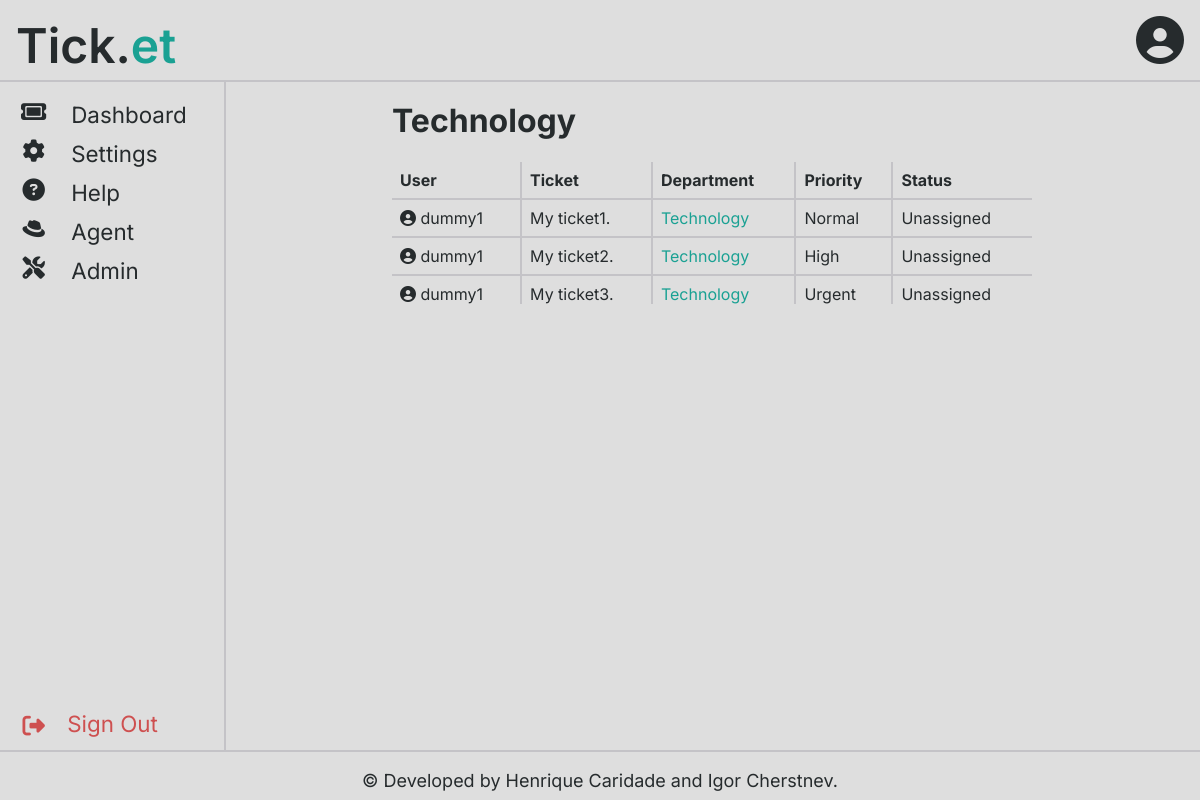
/pages/agent.php (signed in), run on the app's committed database.
### tables this page shows
CREATE TABLE Department(
    name STRING PRIMARY KEY NOT NULL,
    abbrev STRING UNIQUE NOT NULL
);

CREATE TABLE Ticket(
    id INTEGER PRIMARY KEY NOT NULL,
    publisher STRING NOT NULL REFERENCES User(username),
    department STRING NOT NULL REFERENCES Department(username),
    publishDate DATETIME NOT NULL,
    priority STRING NOT NULL CHECK (priority IN('Normal', 'High', 'Urgent')),
    subject STRING NOT NULL,
    text STRING NOT NULL
);

CREATE TABLE TicketStatus(
    id INTEGER PRIMARY KEY AUTOINCREMENT NOT NULL,
    ticketId INTEGER NOT NULL REFERENCES Ticket(id),
    agentUsername STRING REFERENCES User(username),
    date DATETIME NOT NULL,
    status STRING NOT NULL CHECK (status IN('Unassigned', 'In progress', 'Done'))
);

### classes/session.php (called while the page is built, shortened)
<?php
    class Session {
        public function getRights(string $userType){
            if($userType === User::USERTYPE_AGENT){
                return $_SESSION[Session::USERTYPE] === User::USERTYPE_AGENT or $_SESSION[Session::USERTYPE] === User::USERTYPE_ADMIN;
            }
            if($userType === User::USERTYPE_ADMIN){
                return $_SESSION[Session::USERTYPE] === User::USERTYPE_ADMIN;
            }
        }
    }
?>

### classes/department.php (called while the page is built, shortened)
<?php
    class Department{
        private function __construct(string $name, string $abbrev) {
            $this->name = $name;
        }
        private static function fromArray(array $department) : Department {
            return new Department($department["name"], $department["abbrev"]);
        }
        public static function getDepartmentsFromAgent(PDO $db, string $agentUsername) : array {
            $stmt = $db->prepare('SELECT * FROM AgentInDepartment WHERE agentUsername=?');
            $stmt->execute(array($agentUsername));
            $departmentArray = array();
            foreach($stmt->fetchAll() as $connection){
                $stmt2 = $db->prepare('SELECT * FROM Department WHERE name=?');
                $stmt2->execute(array($connection['department']));
                $department = $stmt2->fetch();
                $departmentArray[] = Department::fromArray($department);
            }
            return $departmentArray;
        }
    }
?>

### classes/ticket.php (called while the page is built, shortened)
<?php
    include_once("../classes/ticketStatus.php");
    class Ticket {
        private function __construct(PDO $db, int $id, string $publisher, string $department, DateTime $publishDate, string $priority, string $subject, string $text) {
            $this->id = $id;
            $this->department = $department;
            $this->priority = $priority;
            $this->subject = $subject;
            $this->statuses = TicketStatus::getTicketStatuses($db, $id);
            $this->status = $this->statuses[0];
        }
        private static function fromArray(PDO $db, array $ticket) : Ticket {
            return new Ticket($db, (int) $ticket['id'], $ticket['publisher'], $ticket['department'], new DateTime($ticket['publishDate']), $ticket['priority'], $ticket['subject'], $ticket['text']);
        }
        public static function getTicketsFromDepartment (PDO $db, string $department) : array {
            $stmt = $db->prepare('SELECT * FROM Ticket WHERE department=?');
            $stmt->execute(array($department));
            $tickets = $stmt->fetchAll();
            $ticketArray = array();
            foreach ($tickets as $ticket) {
                $ticketArray[] = Ticket::fromArray($db, $ticket);
            }
            return $ticketArray;
        }
    }
?>

### classes/ticketStatus.php (called while the page is built, shortened)
<?php
    class TicketStatus {
        private function __construct(int $id, int $ticketId, ?string $agentUsername, DateTime $date, string $status) {
            $this->status = $status;
        }
        private static function fromArray(array $status) : TicketStatus {
            return new TicketStatus((int) $status['id'], (int) $status['ticketId'], $status['agentUsername'], new DateTime($status['date']), $status['status']);
        }
        public static function getTicketStatuses(PDO $db, int $id) : array {
            $stmt = $db->prepare('SELECT * FROM TicketStatus WHERE ticketId=?');
            $stmt->execute(array($id));
            $statuses = $stmt->fetchAll();
            $statusArray = array();
            foreach ($statuses as $status) {
                $statusArray[] = TicketStatus::fromArray($status);
            }
            usort($statusArray, fn(TicketStatus $a, TicketStatus $b) => ($a->date > $b->date) ? 1 : (($a->date < $b->date) ? -1 : 0));
            return $statusArray;
        }
    }
?>

### templates/departmentTicket.php (the view)
<?php
    include_once("../classes/ticket.php");
    include_once("../templates/profile.php");
    function _drawTicket(Ticket $ticket) {
?>
<tr class="ticket" >
    <td class="ticket-username"><?php drawProfile($ticket->publisher, true); ?></td>
    <td class="ticket-subject"><?=htmlentities($ticket->subject)?></td>
    <td class="ticket-department">
        <a class="ticket-department-change" data-id="<?=$ticket->id?>" data-department="<?=$ticket->department?>">
            <?=htmlentities($ticket->department)?>
        </a>
    </td>
    <td class="ticket-priority"><?=htmlentities($ticket->priority)?></td>
    <td class="ticket-status"><?=htmlentities($ticket->status->status)?></td>
</tr>
<?php
    }
    function drawDepartmentTickets(string $departmentName, $tickets) {
?>
<h1> <?= htmlentities($departmentName); ?></h1>
<table id="department-tickets">
    <thead>
        <tr>
            <th>User</th>
            <th>Ticket</th>
            <th>Department</th>
            <th>Priority</th>
            <th>Status</th>
        </tr>
    </thead>
    <tbody>
    <?php
    foreach ($tickets as $ticket) {
        _drawTicket($ticket);
    }
    ?>
    </tbody>
</table>
<?php
    }
?>

### templates/header.php (shortened to what this page needs)
<?php
    include_once("../templates/profile.php");
    include_once("../classes/session.php");
    function drawHeader(bool $drawProfile=false) {
?>
<html lang="en">
<head>
    <link rel="stylesheet" href="../css/include.css">
    <link rel="stylesheet" href="../css/main.css">
    <link rel="stylesheet" href="../css/account.css">
    <link rel="stylesheet" href="../css/faq.css">
    <link rel="stylesheet" href="../css/ticket.css">
    <link rel="stylesheet" href="../css/userForms.css">
    <link rel="stylesheet" href="../css/admin.css">
    <link rel="stylesheet" href="../css/popup.css">
    <link rel="stylesheet" href="../css/table.css">
</head>
<body>
    <header>
        <span id="logo">Tick.<span id="logo-highlight">et</span></span>
        <div id="profile" class="profile" data-user="<?=htmlentities($_SESSION[Session::USERNAME])?>">
            <i class="fa-solid fa-circle-user"></i>
        </div>
    </header>
<?php
    }
?>

### templates/sidebar.php
<?php
    function drawSidebar(Session $session) {
?>
<div class="sidebar">
    <a href="../pages/dashboard.php">
        <span class="icon"><i class="fa-solid fa-ticket"></i></span>
        <span class="text">Dashboard</span>
    </a>
    <a href="../pages/settings.php">
        <span class="icon"><i class="fa-solid fa-gear"></i></span>
        <span class="text">Settings</span>
    </a>
    <a href="../pages/help.php">
        <span class="icon"><i class="fa-solid fa-question-circle"></i></span>
        <span class="text">Help</span>
    </a>
    <?php if($session->getRights(User::USERTYPE_AGENT) ) { ?>
        <a href="../pages/agent.php">
            <span class="icon"><i class="fa-brands fa-redhat"></i></span>
            <span class="text">Agent</span>
        </a>
    <?php } ?>
    <?php if($session->getRights(User::USERTYPE_ADMIN) ) { ?>
        <a href="../pages/admin.php">
            <span class="icon"><i class="fa-solid fa-screwdriver-wrench"></i></span>
            <span class="text">Admin</span>
        </a>
    <?php } ?>
    <a href="../actions/logout.php">
        <span class="icon"><i class="fa-solid fa-right-from-bracket"></i></span>
        <span class="text sign-out">Sign Out</span>
    </a>
</div>
<?php
    }
?>

### pages/agent.php (shortened to what this page needs)
<?php
    include_once("../templates/header.php");
    include_once("../templates/footer.php");
    include_once("../templates/sidebar.php");
    include_once("../templates/departmentTicket.php");
    include_once("../classes/session.php");
    include_once("../classes/department.php");
    include_once("../classes/ticket.php");
    $session = Session::getSession();
    $db = getDatabaseConnection();
    $departments = Department::getDepartmentsFromAgent($db, $_SESSION[Session::USERNAME]);
    drawHeader(true);
    drawSidebar($session);
?>
<main class="main-sidebar">
    <div class="page">
        <?php
        foreach ($departments as $department) {
            $tickets = Ticket::getTicketsFromDepartment($db, $department->name);
            drawDepartmentTickets($department->name, $tickets);
        } ?>
    </div>
</main>
<?php
    drawFooter();
?>

### templates/profile.php
<?php
    function drawProfile(?string $username, bool $showUsername=false, bool $showIcon=true) {
?>
<div class="profile" data-user="<?=htmlentities($username)?>">
<?php if ($showIcon) { ?>
<i class="fa-solid fa-circle-user"></i>
<?php } if ($showUsername) { ?>
    <span class="username"><?=htmlentities($username)?></span>
<?php } ?>
</div>
<?php
    }
?>

### templates/footer.php
<?php
    function drawFooter() {
?>
    <footer>
        <span id="footer-info">&copy; Developed by Henrique Caridade and Igor Cherstnev.</span>
    </footer>
    </body>
</html>
<?php
    }
?>

### css/include.css (style rules this page uses)
:root { --primary-background-color: #dededeff; --secondary-background-color: #c4c3c7ff; --primary-color: #262b2dff; --secondary-color: #4c6569ff; --accent-color: #1aa193ff; --error-color: #ce5050ff; --warning-color: #cfbd63ff;; --success-color: #51d880ff; --header-height: 5rem; --footer-height: 3rem; --sidebar-width: 14rem; --sidebar-padding: 15px; --margin-sides: 10rem; }

### css/main.css (style rules this page uses)
body { font-family: 'Inter', sans-serif; background-color: var(--primary-background-color); color: var(--primary-color); }
.page { position: relative; margin: 0 var(--margin-sides); }
a { color: var(--accent-color); text-decoration: none; }
header { position: fixed; top: 0; left: 0; width: 100%; height: var(--header-height); font-size: 3em; border-bottom: 2px solid var(--secondary-background-color); background-color: var(--primary-background-color); z-index: 2; }
#logo { position: absolute; top: 1rem; left: 1rem; font-weight: 600; }
#logo-highlight { color: var(--accent-color); }
#profile { position: absolute; top: 1rem; right: 1rem; }
footer { position: fixed; bottom: 0; left: 0; width: 100%; height: var(--footer-height); font-size: 1em; border-top: 2px solid var(--secondary-background-color); background-color: var(--primary-background-color); z-index: 2; text-align: center; }
#footer-info { position: relative; top: 1em; font-size: large; }
.sidebar { height: calc(100% - var(--header-height) - var(--footer-height) - 2 * var(--sidebar-padding)); width: var(--sidebar-width); position: fixed; top: var(--header-height); left: 0; overflow-x: hidden; border-right: 2px solid var(--secondary-background-color); padding: var(--sidebar-padding) 0; background-color: var(--primary-background-color); z-index: 1; }
.sidebar a { display: block; padding: 6px 10px; color: var(--primary-color); font-size: 1.4em; }
.sidebar a .icon { position: absolute; right: 70%; width: 30%; text-align: center; }
.sidebar a .text { position: relative; left: 30%; }
.sidebar a:last-child .icon, .sidebar a:last-child .text { position: absolute; bottom: var(--sidebar-padding); color: var(--error-color); }
main { margin-top: var(--header-height); margin-bottom: var(--footer-height); }
main.main-sidebar { overflow: hidden; margin-left: var(--sidebar-width); }

### css/table.css (style rules this page uses)
table { width: 100%; border-collapse: collapse; }
table, table th, table td { position: relative; }
table th { padding: 0.5em; text-align: left; }
table td { min-width: 0; padding: 0.5em; overflow: hidden; border-top: 2px solid var(--secondary-background-color); }
table td { white-space: nowrap; position: relative; overflow: hidden; min-width: 0; }

### data on the page
department: name "Technology"
ticket: publisher "dummy1", subject "My ticket1.", department "Technology", priority "Normal"
ticketstatus: status "Unassigned"
ticket: publisher "dummy1", subject "My ticket2.", department "Technology", priority "High"
ticketstatus: status "Unassigned"
ticket: publisher "dummy1", subject "My ticket3.", department "Technology", priority "Urgent"
ticketstatus: status "Unassigned"
